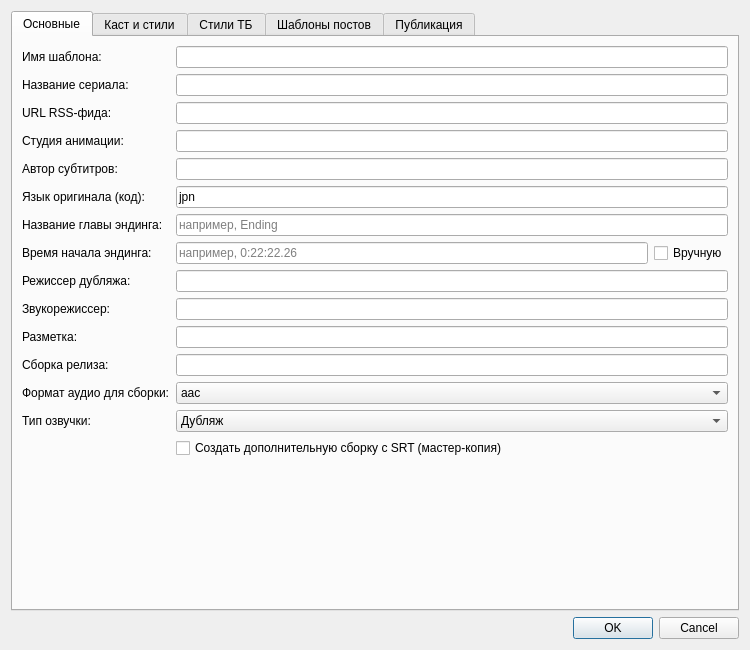
<?xml version="1.0" encoding="UTF-8"?>
<ui version="4.0">
 <class>TemplateEditor</class>
 <widget class="QDialog" name="TemplateEditor">
  <property name="geometry">
   <rect>
    <x>0</x>
    <y>0</y>
    <width>750</width>
    <height>650</height>
   </rect>
  </property>
  <property name="windowTitle">
   <string>Редактор шаблона</string>
  </property>
  <property name="modal">
   <bool>true</bool>
  </property>
  <layout class="QVBoxLayout" name="verticalLayout">
   <item>
    <widget class="QTabWidget" name="tabWidget">
     <property name="currentIndex">
      <number>0</number>
     </property>
     <widget class="QWidget" name="tabGeneral">
      <attribute name="title">
       <string>Основные</string>
      </attribute>
      <layout class="QFormLayout" name="formLayout">
       <item row="0" column="0">
        <widget class="QLabel" name="label">
         <property name="text">
          <string>Имя шаблона:</string>
         </property>
        </widget>
       </item>
       <item row="0" column="1">
        <widget class="QLineEdit" name="templateNameEdit"/>
       </item>
       <item row="1" column="0">
        <widget class="QLabel" name="label_2">
         <property name="text">
          <string>Название сериала:</string>
         </property>
        </widget>
       </item>
       <item row="1" column="1">
        <widget class="QLineEdit" name="seriesTitleEdit"/>
       </item>
       <item row="2" column="0">
        <widget class="QLabel" name="label_3">
         <property name="text">
          <string>URL RSS-фида:</string>
         </property>
        </widget>
       </item>
       <item row="2" column="1">
        <widget class="QLineEdit" name="rssUrlEdit"/>
       </item>
       <item row="3" column="0">
        <widget class="QLabel" name="label_4">
         <property name="text">
          <string>Студия анимации:</string>
         </property>
        </widget>
       </item>
       <item row="3" column="1">
        <widget class="QLineEdit" name="animationStudioEdit"/>
       </item>
       <item row="4" column="0">
        <widget class="QLabel" name="label_5">
         <property name="text">
          <string>Автор субтитров:</string>
         </property>
        </widget>
       </item>
       <item row="4" column="1">
        <widget class="QLineEdit" name="subAuthorEdit"/>
       </item>
       <item row="5" column="0">
        <widget class="QLabel" name="label_17">
         <property name="text">
          <string>Язык оригинала (код):</string>
         </property>
        </widget>
       </item>
       <item row="5" column="1">
        <widget class="QLineEdit" name="originalLanguageEdit">
         <property name="text">
          <string>jpn</string>
         </property>
        </widget>
       </item>
       <item row="6" column="0">
        <widget class="QLabel" name="label_9">
         <property name="text">
          <string>Название главы эндинга:</string>
         </property>
        </widget>
       </item>
       <item row="6" column="1">
        <widget class="QLineEdit" name="endingChapterNameEdit">
         <property name="placeholderText">
          <string>например, Ending</string>
         </property>
        </widget>
       </item>
       <item row="7" column="0">
        <widget class="QLabel" name="label_11">
         <property name="text">
          <string>Время начала эндинга:</string>
         </property>
        </widget>
       </item>
       <item row="7" column="1">
        <layout class="QHBoxLayout" name="horizontalLayout_10">
         <item>
          <widget class="QLineEdit" name="endingStartTimeEdit">
           <property name="placeholderText">
            <string>например, 0:22:22.26</string>
           </property>
          </widget>
         </item>
         <item>
          <widget class="QCheckBox" name="useManualTimeCheckBox">
           <property name="text">
            <string>Вручную</string>
           </property>
          </widget>
         </item>
        </layout>
       </item>
       <item row="8" column="0">
        <widget class="QLabel" name="label_12">
         <property name="text">
          <string>Режиссер дубляжа:</string>
         </property>
        </widget>
       </item>
       <item row="8" column="1">
        <widget class="QLineEdit" name="directorEdit"/>
       </item>
       <item row="9" column="0">
        <widget class="QLabel" name="label_13">
         <property name="text">
          <string>Звукорежиссер:</string>
         </property>
        </widget>
       </item>
       <item row="9" column="1">
        <widget class="QLineEdit" name="soundEngineerEdit"/>
       </item>
       <item row="10" column="0">
        <widget class="QLabel" name="label_14">
         <property name="text">
          <string>Разметка:</string>
         </property>
        </widget>
       </item>
       <item row="10" column="1">
        <widget class="QLineEdit" name="timingAuthorEdit"/>
       </item>
       <item row="11" column="0">
        <widget class="QLabel" name="label_15">
         <property name="text">
          <string>Сборка релиза:</string>
         </property>
        </widget>
       </item>
       <item row="11" column="1">
        <widget class="QLineEdit" name="releaseBuilderEdit"/>
       </item>
       <item row="12" column="0">
        <widget class="QLabel" name="label_17_2">
         <property name="text">
          <string>Формат аудио для сборки:</string>
         </property>
        </widget>
       </item>
       <item row="12" column="1">
        <widget class="QComboBox" name="targetAudioFormatComboBox">
         <item>
          <property name="text">
           <string>aac</string>
          </property>
         </item>
         <item>
          <property name="text">
           <string>flac</string>
          </property>
         </item>
        </widget>
       </item>
       <item row="13" column="0">
        <widget class="QLabel" name="label_type">
         <property name="text">
          <string>Тип озвучки:</string>
         </property>
        </widget>
       </item>
       <item row="13" column="1">
        <widget class="QComboBox" name="voiceoverTypeComboBox">
         <item>
          <property name="text">
           <string>Дубляж</string>
          </property>
         </item>
         <item>
          <property name="text">
           <string>Закадр</string>
          </property>
         </item>
        </widget>
       </item>
       <item row="14" column="1">
        <widget class="QCheckBox" name="createSrtMasterCheckBox">
         <property name="toolTip">
          <string>После основной сборки создать дополнительный MKV с несжатым звуком и SRT-субтитрами (без надписей)</string>
         </property>
         <property name="text">
          <string>Создать дополнительную сборку с SRT (мастер-копия)</string>
         </property>
        </widget>
       </item>
      </layout>
     </widget>
     <widget class="QWidget" name="tabCast">
      <attribute name="title">
       <string>Каст и стили</string>
      </attribute>
      <layout class="QVBoxLayout" name="verticalLayout_2">
       <item>
        <widget class="QLabel" name="label_6">
         <property name="text">
          <string>Список актеров (каждый с новой строки):</string>
         </property>
        </widget>
       </item>
       <item>
        <widget class="QPlainTextEdit" name="castEdit"/>
       </item>
       <item>
        <widget class="Line" name="line">
         <property name="orientation">
          <enum>Qt::Orientation::Horizontal</enum>
         </property>
        </widget>
       </item>
       <item>
        <widget class="QLabel" name="label_7">
         <property name="text">
          <string>Стили/актеры для надписей (каждый с новой строки):</string>
         </property>
        </widget>
       </item>
       <item>
        <layout class="QHBoxLayout" name="horizontalLayout_3">
         <item>
          <widget class="QPlainTextEdit" name="signStylesEdit">
           <property name="sizePolicy">
            <sizepolicy hsizetype="Expanding" vsizetype="Expanding">
             <horstretch>3</horstretch>
             <verstretch>0</verstretch>
            </sizepolicy>
           </property>
          </widget>
         </item>
         <item>
          <widget class="QPushButton" name="selectStylesButton">
           <property name="text">
            <string>Выбрать из файла субтитров...</string>
           </property>
          </widget>
         </item>
        </layout>
       </item>
       <item>
        <widget class="QCheckBox" name="sourceHasSubtitlesCheckBox">
         <property name="text">
          <string>В исходном MKV есть дорожка русских субтитров</string>
         </property>
         <property name="checked">
          <bool>true</bool>
         </property>
        </widget>
       </item>
       <item>
        <widget class="QCheckBox" name="generateTbCheckBox">
         <property name="text">
          <string>Генерировать Титры Благодарности (ТБ)</string>
         </property>
         <property name="checked">
          <bool>true</bool>
         </property>
        </widget>
       </item>
      </layout>
     </widget>
     <widget class="QWidget" name="tabTbStyles">
      <attribute name="title">
       <string>Стили ТБ</string>
      </attribute>
      <layout class="QVBoxLayout" name="verticalLayout_3">
       <item>
        <widget class="QTableWidget" name="tbStylesTable">
         <column>
          <property name="text">
           <string>Имя стиля</string>
          </property>
         </column>
         <column>
          <property name="text">
           <string>PlayResX</string>
          </property>
         </column>
         <column>
          <property name="text">
           <string>Теги</string>
          </property>
         </column>
         <column>
          <property name="text">
           <string>Margin L</string>
          </property>
         </column>
         <column>
          <property name="text">
           <string>Margin R</string>
          </property>
         </column>
         <column>
          <property name="text">
           <string>Margin V</string>
          </property>
         </column>
        </widget>
       </item>
       <item>
        <layout class="QHBoxLayout" name="horizontalLayout_4">
         <item>
          <widget class="QPushButton" name="addTbStyleButton">
           <property name="text">
            <string>Добавить стиль</string>
           </property>
          </widget>
         </item>
         <item>
          <widget class="QPushButton" name="removeTbStyleButton">
           <property name="text">
            <string>Удалить выбранный</string>
           </property>
          </widget>
         </item>
         <item>
          <spacer name="horizontalSpacer">
           <property name="orientation">
            <enum>Qt::Orientation::Horizontal</enum>
           </property>
           <property name="sizeHint" stdset="0">
            <size>
             <width>40</width>
             <height>20</height>
            </size>
           </property>
          </spacer>
         </item>
         <item>
          <widget class="QLabel" name="label_16">
           <property name="text">
            <string>Стиль по умолчанию:</string>
           </property>
          </widget>
         </item>
         <item>
          <widget class="QComboBox" name="defaultTbStyleComboBox"/>
         </item>
        </layout>
       </item>
      </layout>
     </widget>
     <widget class="QWidget" name="tabPosts">
      <attribute name="title">
       <string>Шаблоны постов</string>
      </attribute>
      <layout class="QVBoxLayout" name="verticalLayout_6">
       <item>
        <layout class="QHBoxLayout" name="horizontalLayout">
         <item>
          <spacer name="horizontalSpacer_2">
           <property name="orientation">
            <enum>Qt::Orientation::Horizontal</enum>
           </property>
           <property name="sizeHint" stdset="0">
            <size>
             <width>40</width>
             <height>20</height>
            </size>
           </property>
          </spacer>
         </item>
         <item>
          <widget class="QPushButton" name="helpButton">
           <property name="maximumSize">
            <size>
             <width>30</width>
             <height>16777215</height>
            </size>
           </property>
           <property name="toolTip">
            <string>Открыть справку по плейсхолдерам и форматированию</string>
           </property>
           <property name="text">
            <string>?</string>
           </property>
          </widget>
         </item>
        </layout>
       </item>
       <item>
        <layout class="QHBoxLayout" name="horizontalLayout_5">
         <item>
          <layout class="QVBoxLayout" name="verticalLayout_4">
           <item>
            <widget class="QLabel" name="label_8">
             <property name="text">
              <string>Telegram (MP4 пост):</string>
             </property>
            </widget>
           </item>
           <item>
            <widget class="QTextEdit" name="postTgMp4Edit"/>
           </item>
          </layout>
         </item>
         <item>
          <layout class="QVBoxLayout" name="verticalLayout_5">
           <item>
            <widget class="QLabel" name="label_10">
             <property name="text">
              <string>Telegram (MKV пост):</string>
             </property>
            </widget>
           </item>
           <item>
            <widget class="QTextEdit" name="postTgMkvEdit"/>
           </item>
          </layout>
         </item>
        </layout>
       </item>
       <item>
        <layout class="QHBoxLayout" name="horizontalLayout_6">
         <item>
          <layout class="QVBoxLayout" name="verticalLayout_7">
           <item>
            <widget class="QLabel" name="label_22">
             <property name="text">
              <string>VK (Основной пост):</string>
             </property>
            </widget>
           </item>
           <item>
            <widget class="QTextEdit" name="postVkEdit"/>
           </item>
          </layout>
         </item>
         <item>
          <layout class="QVBoxLayout" name="verticalLayout_8">
           <item>
            <widget class="QLabel" name="label_23">
             <property name="text">
              <string>VK (Комментарий):</string>
             </property>
            </widget>
           </item>
           <item>
            <widget class="QTextEdit" name="postVkCommentEdit"/>
           </item>
          </layout>
         </item>
        </layout>
       </item>
      </layout>
     </widget>
     <widget class="QWidget" name="tabPublication">
      <attribute name="title">
       <string>Публикация</string>
      </attribute>
      <layout class="QFormLayout" name="formLayout_3">
       <item row="0" column="0">
        <widget class="QLabel" name="label_18">
         <property name="text">
          <string>Название для постов:</string>
         </property>
        </widget>
       </item>
       <item row="0" column="1">
        <widget class="QLineEdit" name="seriesTitleForPostEdit"/>
       </item>
       <item row="1" column="0">
        <widget class="QLabel" name="label_19">
         <property name="text">
          <string>Всего серий в сезоне:</string>
         </property>
        </widget>
       </item>
       <item row="1" column="1">
        <widget class="QSpinBox" name="totalEpisodesSpinBox">
         <property name="maximum">
          <number>999</number>
         </property>
        </widget>
       </item>
       <item row="2" column="0">
        <widget class="QLabel" name="label_20">
         <property name="text">
          <string>Путь к постеру:</string>
         </property>
        </widget>
       </item>
       <item row="2" column="1">
        <layout class="QHBoxLayout" name="horizontalLayout_11">
         <item>
          <widget class="QLineEdit" name="posterPathEdit"/>
         </item>
         <item>
          <widget class="QPushButton" name="browsePosterButton">
           <property name="text">
            <string>Обзор...</string>
           </property>
          </widget>
         </item>
        </layout>
       </item>
       <item row="3" column="0">
        <widget class="QLabel" name="label_21">
         <property name="text">
          <string>Ссылки для загрузки видео (каждая с новой строки):</string>
         </property>
        </widget>
       </item>
       <item row="3" column="1">
        <widget class="QPlainTextEdit" name="uploadUrlsEdit">
         <property name="placeholderText">
          <string>https://anilib.me/upload...
https://anime-365.ru/upload...</string>
         </property>
        </widget>
       </item>
      </layout>
     </widget>
    </widget>
   </item>
   <item>
    <widget class="QDialogButtonBox" name="buttonBox">
     <property name="orientation">
      <enum>Qt::Orientation::Horizontal</enum>
     </property>
     <property name="standardButtons">
      <set>QDialogButtonBox::StandardButton::Cancel|QDialogButtonBox::StandardButton::Ok</set>
     </property>
    </widget>
   </item>
  </layout>
 </widget>
 <resources/>
 <connections>
  <connection>
   <sender>buttonBox</sender>
   <signal>accepted()</signal>
   <receiver>TemplateEditor</receiver>
   <slot>accept()</slot>
   <hints>
    <hint type="sourcelabel">
     <x>248</x>
     <y>254</y>
    </hint>
    <hint type="destinationlabel">
     <x>157</x>
     <y>274</y>
    </hint>
   </hints>
  </connection>
  <connection>
   <sender>buttonBox</sender>
   <signal>rejected()</signal>
   <receiver>TemplateEditor</receiver>
   <slot>reject()</slot>
   <hints>
    <hint type="sourcelabel">
     <x>316</x>
     <y>260</y>
    </hint>
    <hint type="destinationlabel">
     <x>286</x>
     <y>274</y>
    </hint>
   </hints>
  </connection>
 </connections>
</ui>
